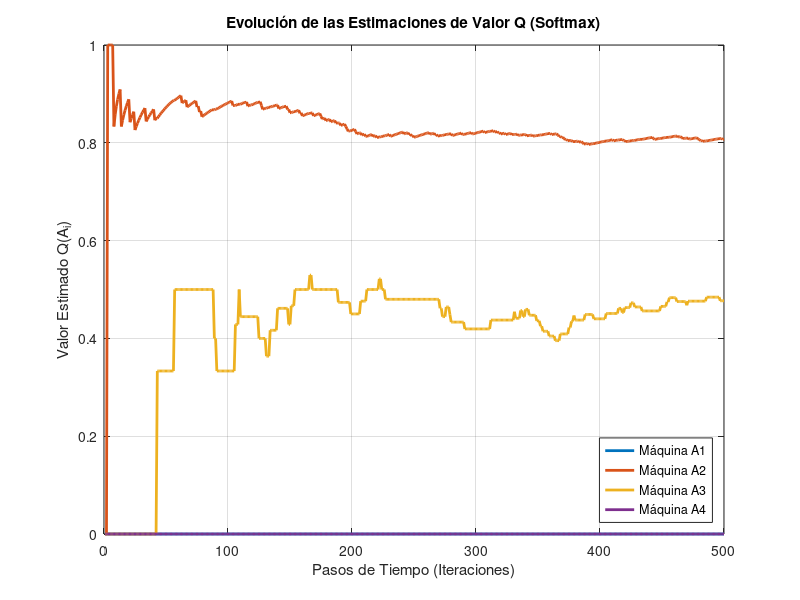

Recreate this plot in MATLAB.

function softmax_multi_armed_bandit()
    clear; clc; close all;

    % 1. Configuración del Entorno (Multi-Armed Bandit)
    num_acciones = 4;        % Número de máquinas disponibles (A1, A2, A3, A4)
    max_pasos = 500;         % Cantidad de jugadas o intentos de la simulación
    tau = 0.2;               % Parámetro de temperatura para el control de Softmax

    % Recompensas reales promedio ocultas (el agente debe descubrirlas)
    recompensas_reales = [0.2, 0.8, 0.5, 0.3]; 

    % 2. Inicialización del Agente
    Q = zeros(1, num_acciones);       % Valores estimados iniciales de cada acción
    N = zeros(1, num_acciones);       % Contador de ejecuciones por cada acción

    % Historiales para análisis y graficación
    historial_recompensa = zeros(1, max_pasos);
    historial_Q = zeros(max_pasos, num_acciones);

    % 3. Bucle Principal de Aprendizaje
    for t = 1:max_pasos
        
        % --- ALGORITMO SOFTMAX (Selección de Acción) ---
        % Estabilización numérica para prevenir desbordamientos por overflow (Inf)
        Q_estabilizado = Q - max(Q);
        exp_Q = exp(Q_estabilizado / tau);
        probabilidades = exp_Q / sum(exp_Q);

        % Selección estocástica de la acción basada en las probabilidades
        accion = seleccionar_por_probabilidad(probabilidades);

        % --- ENTORNO (Generación de la Recompensa) ---
        % Evaluamos de forma probabilística si la máquina otorga premio
        recompensa = rand() < recompensas_reales(accion);

        % --- ACTUALIZACIÓN DE CONOCIMIENTO ---
        N(accion) = N(accion) + 1;
        
        % Actualización incremental del promedio móvil del valor Q
        Q(accion) = Q(accion) + (1 / N(accion)) * (recompensa - Q(accion));

        % Almacenamiento en el historial
        historial_recompensa(t) = recompensa;
        historial_Q(t, :) = Q;
    end

    % 4. Despliegue de Resultados en Consola
    fprintf('=== RESULTADOS DE LA SIMULACIÓN SOFTMAX ===\n\n');
    fprintf('Valores Reales de las Máquinas:     [%s]\n', num2str(recompensas_reales, ' %.2f '));
    fprintf('Valores Estimados por el Agente (Q): [%s]\n', num2str(Q, ' %.2f '));
    fprintf('Número de veces que eligió cada una: [%s]\n\n', num2str(N, ' %d '));
    
    [~, mejor_maquina] = max(Q);
    fprintf('El agente determinó que la mejor máquina es la: A%d\n', mejor_maquina);

    % 5. Gráficas de Rendimiento
    graficar_evolucion(historial_Q, num_acciones);
end

% --- FUNCIÓN AUXILIAR: SELECCIÓN ESTOCÁSTICA ---
function accion = seleccionar_por_probabilidad(probs)
    % Implementa una selección por método de ruleta (Distribución Acumulada)
    cumulative_sum = cumsum(probs);
    r = rand();
    accion = find(r <= cumulative_sum, 1, 'first');
end

% --- FUNCIÓN AUXILIAR: VISUALIZACIÓN ---
function graficar_evolucion(historial_Q, num_acciones)
    figure('Color', [1 1 1]);
    plot(historial_Q, 'LineWidth', 2);
    title('Evolución de las Estimaciones de Valor Q (Softmax)');
    xlabel('Pasos de Tiempo (Iteraciones)');
    ylabel('Valor Estimado Q(A_i)');
    
    % Generación dinámica de leyendas
    leyendas = cell(1, num_acciones);
    for i = 1:num_acciones
        leyendas{i} = sprintf('Máquina A%d', i);
    end
    legend(leyendas, 'Location', 'southeast');
    grid on;
end
